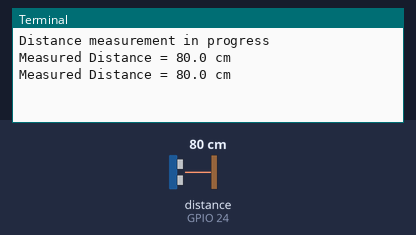
The program below on a simulated Raspberry Pi (BCM pin numbers). On the bench: the last lines printed to the terminal. The test bench sets the inputs (shaded band); at power-on: distance to the obstacle (sensor on GPIO 24) 80 cm. The echo pulse lasts 58.3 µs per cm; the clock reads 2024-03-15 10:24:30 at power-on unless the program sets it.

Above: at 1.2 s.
1.3 s: distance to the obstacle (sensor on GPIO 24) set to 2 cm
At 2.5 s:
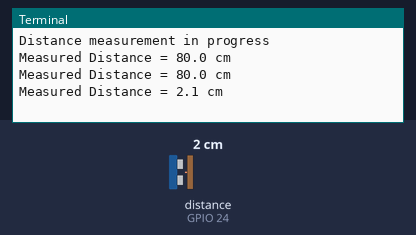
2.8 s: distance to the obstacle (sensor on GPIO 24) set to 4 cm
At 3.8 s:
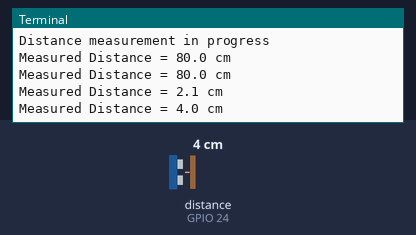
Timing chart, 0 to 5.8 s (numbered marks = the images above; inputs shaded):
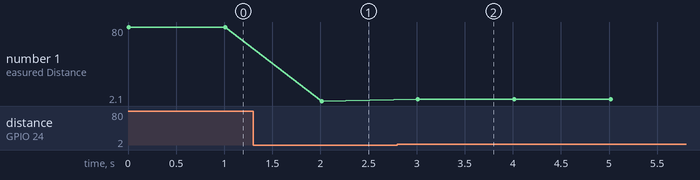

The program:

ultrasonic.py
```python
import RPi.GPIO as GPIO
import time
GPIO.setmode(GPIO.BCM)

TRIG = 23
GPIO.setup(TRIG, GPIO.OUT)

ECHO = 24
GPIO.setup(ECHO, GPIO.IN)

print("Distance measurement in progress")

def distance():
	GPIO.output(TRIG, True)
	time.sleep(0.00001)
	GPIO.output(TRIG, False)

	start = time.time()
	end = time.time()

	while GPIO.input(ECHO) == 0:
		start = time.time()

	while GPIO.input(ECHO) == 1:
		end = time.time()

	duration = end - start
	dist = round(duration * 17150, 2)
	return dist


if __name__ == '__main__':
    try:
        while True:
            dist = distance()
            print ("Measured Distance = %.1f cm" % dist)
            time.sleep(1)

        # Reset by pressing CTRL + C
    except KeyboardInterrupt:
        print("Measurement stopped by User")
        GPIO.cleanup()
```

Measured:
- after the input at 1.3 s, the terminal: prints a new line after 0.71 s (image 1)
- after the input at 2.8 s, the terminal: prints a new line after 0.21 s (image 2)
- plotted number 1: 80 → 2.1 after the input at 1.3 s, 2.1 → 4 after the input at 2.8 s
